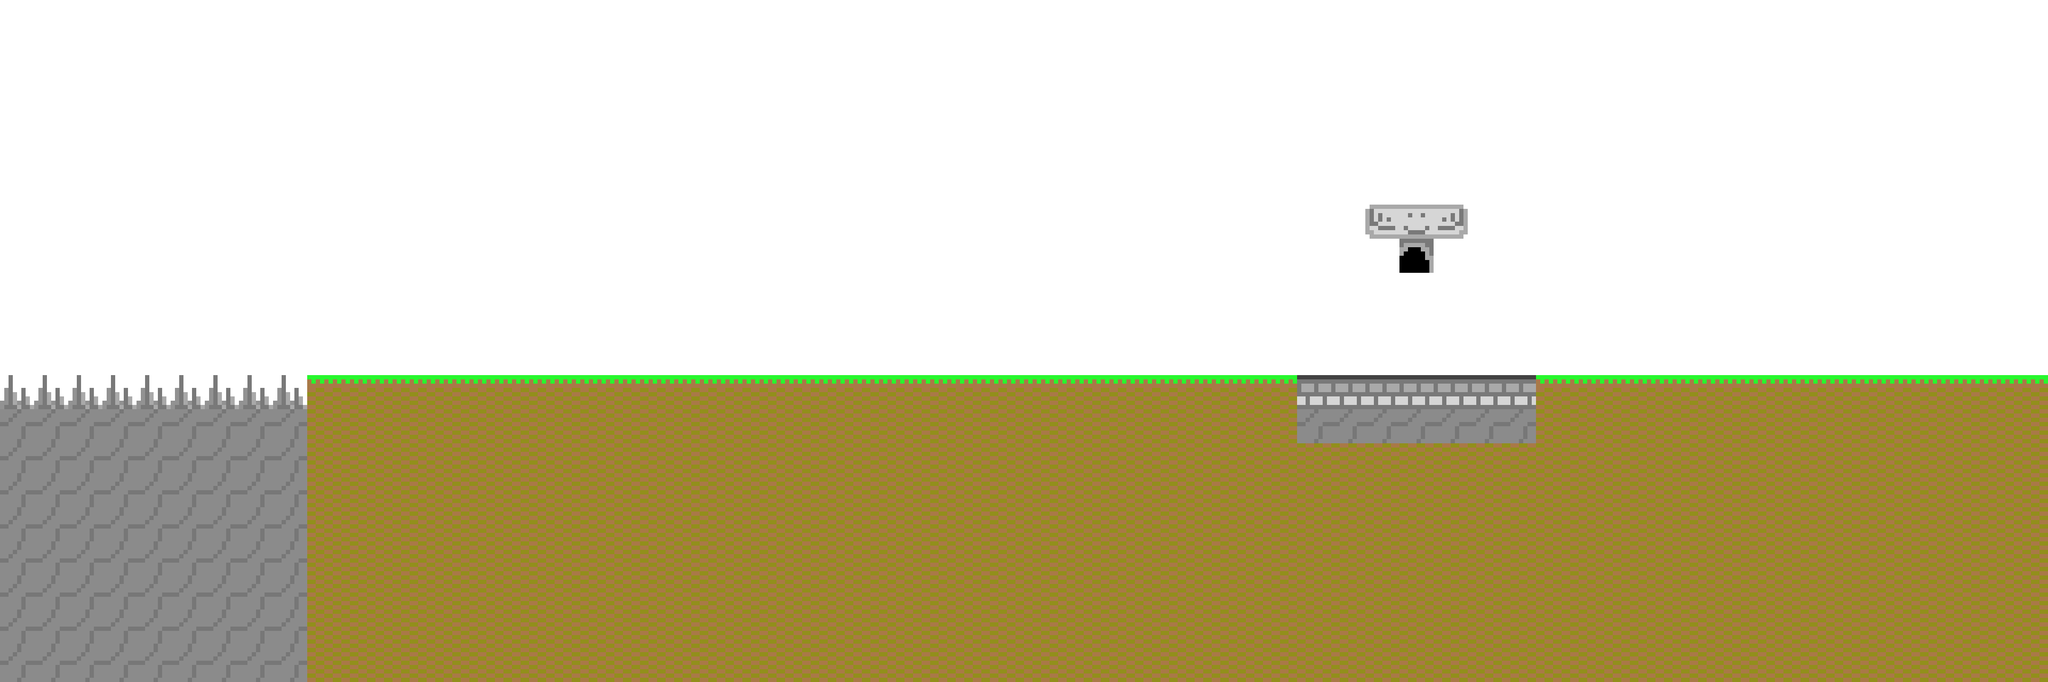

This game map was drawn from its Tiled (.tmx) file and the tilesets committed beside it. A one-line description and the full map source follow:
An orthogonal 60x20 tile map with 64x64 px tiles, 2 tile layers (Map, Background), 2 tilesets and 4 objects (3x Exit1, Player).

<map version="1.10" tiledversion="1.12.2" orientation="orthogonal" renderorder="right-down" width="60" height="20" tilewidth="64" tileheight="64" infinite="0" backgroundcolor="#ffffff" nextlayerid="4" nextobjectid="82">
 <editorsettings>
  <export target="mexico00.json" format="json1" />
 </editorsettings>
 <tileset firstgid="1" name="spritesheet_mexico_64" tilewidth="64" tileheight="64" tilecount="84" columns="7">
  <image source="../game/tiles/spritesheet_mexico_64.png" width="448" height="768" />
 </tileset>
 <tileset firstgid="85" name="Objects" tilewidth="64" tileheight="64" tilecount="450" columns="10">
  <image source="../game/tiles/spritesheet_objects_64.png" width="672" height="2880" />
 </tileset>
 <layer id="1" name="Map" width="60" height="20">
  <data encoding="csv">
0,0,0,0,0,0,0,0,0,0,0,0,0,0,0,0,0,0,0,0,0,0,0,0,0,0,0,0,0,0,0,0,0,0,0,0,0,0,0,0,0,0,0,0,0,0,0,0,0,0,0,0,0,0,0,0,0,0,0,0,
0,0,0,0,0,0,0,0,0,0,0,0,0,0,0,0,0,0,0,0,0,0,0,0,0,0,0,0,0,0,0,0,0,0,0,0,0,0,0,0,0,0,0,0,0,0,0,0,0,0,0,0,0,0,0,0,0,0,0,0,
0,0,0,0,0,0,0,0,0,0,0,0,0,0,0,0,0,0,0,0,0,0,0,0,0,0,0,0,0,0,0,0,0,0,0,0,0,0,0,0,0,0,0,0,0,0,0,0,0,0,0,0,0,0,0,0,0,0,0,0,
0,0,0,0,0,0,0,0,0,0,0,0,0,0,0,0,0,0,0,0,0,0,0,0,0,0,0,0,0,0,0,0,0,0,0,0,0,0,0,0,0,0,0,0,0,0,0,0,0,0,0,0,0,0,0,0,0,0,0,0,
0,0,0,0,0,0,0,0,0,0,0,0,0,0,0,0,0,0,0,0,0,0,0,0,0,0,0,0,0,0,0,0,0,0,0,0,0,0,0,0,0,0,0,0,0,0,0,0,0,0,0,0,0,0,0,0,0,0,0,0,
0,0,0,0,0,0,0,0,0,0,0,0,0,0,0,0,0,0,0,0,0,0,0,0,0,0,0,0,0,0,0,0,0,0,0,0,0,0,0,0,0,0,0,0,0,0,0,0,0,0,0,0,0,0,0,0,0,0,0,0,
0,0,0,0,0,0,0,0,0,0,0,0,0,0,0,0,0,0,0,0,0,0,0,0,0,0,0,0,0,0,0,0,0,0,0,0,0,0,0,0,53,54,55,0,0,0,0,0,0,0,0,0,0,0,0,0,0,0,0,0,
0,0,0,0,0,0,0,0,0,0,0,0,0,0,0,0,0,0,0,0,0,0,0,0,0,0,0,0,0,0,0,0,0,0,0,0,0,0,0,0,0,46,0,0,0,0,0,0,0,0,0,0,0,0,0,0,0,0,0,0,
0,0,0,0,0,0,0,0,0,0,0,0,0,0,0,0,0,0,0,0,0,0,0,0,0,0,0,0,0,0,0,0,0,0,0,0,0,0,0,0,0,0,0,0,0,0,0,0,0,0,0,0,0,0,0,0,0,0,0,0,
0,0,0,0,0,0,0,0,0,0,0,0,0,0,0,0,0,0,0,0,0,0,0,0,0,0,0,0,0,0,0,0,0,0,0,0,0,0,0,0,0,0,0,0,0,0,0,0,0,0,0,0,0,0,0,0,0,0,0,0,
0,0,0,0,0,0,0,0,0,0,0,0,0,0,0,0,0,0,0,0,0,0,0,0,0,0,0,0,0,0,0,0,0,0,0,0,0,0,0,0,0,0,0,0,0,0,0,0,0,0,0,0,0,0,0,0,0,0,0,0,
1,1,1,1,1,1,1,1,1,18,18,18,18,18,18,18,18,18,18,18,18,18,18,18,18,18,18,18,18,18,18,18,18,18,18,18,18,18,44,44,44,44,44,44,44,18,18,18,18,18,18,18,18,18,18,18,18,18,18,18,
24,24,24,24,24,24,24,24,24,19,19,19,19,19,19,19,19,19,19,19,19,19,19,19,19,19,19,19,19,19,19,19,19,19,19,19,19,19,24,24,24,24,24,24,24,19,19,19,19,19,19,19,19,19,19,19,19,19,19,19,
24,24,24,24,24,24,24,24,24,19,19,19,19,19,19,19,19,19,19,19,19,19,19,19,19,19,19,19,19,19,19,19,19,19,19,19,19,19,19,19,19,19,19,19,19,19,19,19,19,19,19,19,19,19,19,19,19,19,19,19,
24,24,24,24,24,24,24,24,24,19,19,19,19,19,19,19,19,19,19,19,19,19,19,19,19,19,19,19,19,19,19,19,19,19,19,19,19,19,19,19,19,19,19,19,19,19,19,19,19,19,19,19,19,19,19,19,19,19,19,19,
24,24,24,24,24,24,24,24,24,19,19,19,19,19,19,19,19,19,19,19,19,19,19,19,19,19,19,19,19,19,19,19,19,19,19,19,19,19,19,19,19,19,19,19,19,19,19,19,19,19,19,19,19,19,19,19,19,19,19,19,
24,24,24,24,24,24,24,24,24,19,19,19,19,19,19,19,19,19,19,19,19,19,19,19,19,19,19,19,19,19,19,19,19,19,19,19,19,19,19,19,19,19,19,19,19,19,19,19,19,19,19,19,19,19,19,19,19,19,19,19,
24,24,24,24,24,24,24,24,24,19,19,19,19,19,19,19,19,19,19,19,19,19,19,19,19,19,19,19,19,19,19,19,19,19,19,19,19,19,19,19,19,19,19,19,19,19,19,19,19,19,19,19,19,19,19,19,19,19,19,19,
24,24,24,24,24,24,24,24,24,19,19,19,19,19,19,19,19,19,19,19,19,19,19,19,19,19,19,19,19,19,19,19,19,19,19,19,19,19,19,19,19,19,19,19,19,19,19,19,19,19,19,19,19,19,19,19,19,19,19,19,
24,24,24,24,24,24,24,24,24,19,19,19,19,19,19,19,19,19,19,19,19,19,19,19,19,19,19,19,19,19,19,19,19,19,19,19,19,19,19,19,19,19,19,19,19,19,19,19,19,19,19,19,19,19,19,19,19,19,19,19
</data>
 </layer>
 <layer id="2" name="Background" width="60" height="20">
  <data encoding="csv">
0,0,0,0,0,0,0,0,0,0,0,0,0,0,0,0,0,0,0,0,0,0,0,0,0,0,0,0,0,0,0,0,0,0,0,0,0,0,0,0,0,0,0,0,0,0,0,0,0,0,0,0,0,0,0,0,0,0,0,0,
0,0,0,0,0,0,0,0,0,0,0,0,0,0,0,0,0,0,0,0,0,0,0,0,0,0,0,0,0,0,0,0,0,0,0,0,0,0,0,0,0,0,0,0,0,0,0,0,0,0,0,0,0,0,0,0,0,0,0,0,
0,0,0,0,0,0,0,0,0,0,0,0,0,0,0,0,0,0,0,0,0,0,0,0,0,0,0,0,0,0,0,0,0,0,0,0,0,0,0,0,0,0,0,0,0,0,0,0,0,0,0,0,0,0,0,0,0,0,0,0,
0,0,0,0,0,0,0,0,0,0,0,0,0,0,0,0,0,0,0,0,0,0,0,0,0,0,0,0,0,0,0,0,0,0,0,0,0,0,0,0,0,0,0,0,0,0,0,0,0,0,0,0,0,0,0,0,0,0,0,0,
0,0,0,0,0,0,0,0,0,0,0,0,0,0,0,0,0,0,0,0,0,0,0,0,0,0,0,0,0,0,0,0,0,0,0,0,0,0,0,0,0,0,0,0,0,0,0,0,0,0,0,0,0,0,0,0,0,0,0,0,
0,0,0,0,0,0,0,0,0,0,0,0,0,0,0,0,0,0,0,0,0,0,0,0,0,0,0,0,0,0,0,0,0,0,0,0,0,0,0,0,0,0,0,0,0,0,0,0,0,0,0,0,0,0,0,0,0,0,0,0,
0,0,0,0,0,0,0,0,0,0,0,0,0,0,0,0,0,0,0,0,0,0,0,0,0,0,0,0,0,0,0,0,0,0,0,0,0,0,0,0,0,0,0,0,0,0,0,0,0,0,0,0,0,0,0,0,0,0,0,0,
0,0,0,0,0,0,0,0,0,0,0,0,0,0,0,0,0,0,0,0,0,0,0,0,0,0,0,0,0,0,0,0,0,0,0,0,0,0,0,0,0,0,0,0,0,0,0,0,0,0,0,0,0,0,0,0,0,0,0,0,
0,0,0,0,0,0,0,0,0,0,0,0,0,0,0,0,0,0,0,0,0,0,0,0,0,0,0,0,0,0,0,0,0,0,0,0,0,0,0,0,0,0,0,0,0,0,0,0,0,0,0,0,0,0,0,0,0,0,0,0,
0,0,0,0,0,0,0,0,0,0,0,0,0,0,0,0,0,0,0,0,0,0,0,0,0,0,0,0,0,0,0,0,0,0,0,0,0,0,0,0,0,0,0,0,0,0,0,0,0,0,0,0,0,0,0,0,0,0,0,0,
0,0,0,0,0,0,0,0,0,0,0,0,0,0,0,0,0,0,0,0,0,0,0,0,0,0,0,0,0,0,0,0,0,0,0,0,0,0,0,0,0,0,0,0,0,0,0,0,0,0,0,0,0,0,0,0,0,0,0,0,
0,0,0,0,0,0,0,0,0,0,0,0,0,0,0,0,0,0,0,0,0,0,0,0,0,0,0,0,0,0,0,0,0,0,0,0,0,0,0,0,0,0,0,0,0,0,0,0,0,0,0,0,0,0,0,0,0,0,0,0,
0,0,0,0,0,0,0,0,0,0,0,0,0,0,0,0,0,0,0,0,0,0,0,0,0,0,0,0,0,0,0,0,0,0,0,0,0,0,0,0,0,0,0,0,0,0,0,0,0,0,0,0,0,0,0,0,0,0,0,0,
0,0,0,0,0,0,0,0,0,0,0,0,0,0,0,0,0,0,0,0,0,0,0,0,0,0,0,0,0,0,0,0,0,0,0,0,0,0,0,0,0,0,0,0,0,0,0,0,0,0,0,0,0,0,0,0,0,0,0,0,
0,0,0,0,0,0,0,0,0,0,0,0,0,0,0,0,0,0,0,0,0,0,0,0,0,0,0,0,0,0,0,0,0,0,0,0,0,0,0,0,0,0,0,0,0,0,0,0,0,0,0,0,0,0,0,0,0,0,0,0,
0,0,0,0,0,0,0,0,0,0,0,0,0,0,0,0,0,0,0,0,0,0,0,0,0,0,0,0,0,0,0,0,0,0,0,0,0,0,0,0,0,0,0,0,0,0,0,0,0,0,0,0,0,0,0,0,0,0,0,0,
0,0,0,0,0,0,0,0,0,0,0,0,0,0,0,0,0,0,0,0,0,0,0,0,0,0,0,0,0,0,0,0,0,0,0,0,0,0,0,0,0,0,0,0,0,0,0,0,0,0,0,0,0,0,0,0,0,0,0,0,
0,0,0,0,0,0,0,0,0,0,0,0,0,0,0,0,0,0,0,0,0,0,0,0,0,0,0,0,0,0,0,0,0,0,0,0,0,0,0,0,0,0,0,0,0,0,0,0,0,0,0,0,0,0,0,0,0,0,0,0,
0,0,0,0,0,0,0,0,0,0,0,0,0,0,0,0,0,0,0,0,0,0,0,0,0,0,0,0,0,0,0,0,0,0,0,0,0,0,0,0,0,0,0,0,0,0,0,0,0,0,0,0,0,0,0,0,0,0,0,0,
0,0,0,0,0,0,0,0,0,0,0,0,0,0,0,0,0,0,0,0,0,0,0,0,0,0,0,0,0,0,0,0,0,0,0,0,0,0,0,0,0,0,0,0,0,0,0,0,0,0,0,0,0,0,0,0,0,0,0,0
</data>
 </layer>
 <objectgroup id="3" name="Objects">
  <object id="70" name="Exit1" gid="29" x="2624" y="704" width="64" height="64" />
  <object id="73" name="Exit1" gid="29" x="2624" y="640" width="64" height="64" />
  <object id="74" name="Exit1" gid="29" x="2624" y="576" width="64" height="64" />
  <object id="79" name="Player" gid="85" x="1536" y="704" width="64" height="64" />
 </objectgroup>
</map>
